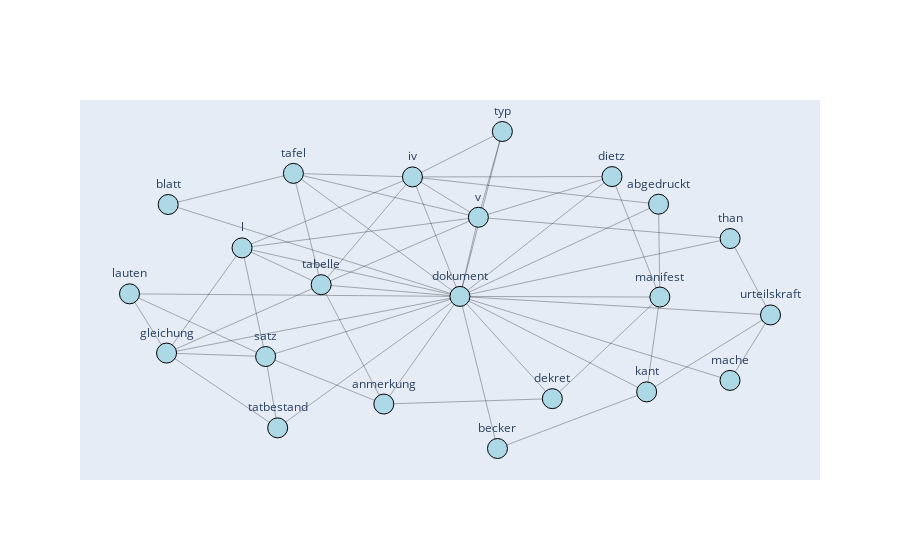

Notebook source saved alongside this figure:
### Code cell
embeddings_list = {
    "eng": os.path.join("eng-all_sgns", "sgns"),
    "fra": "fre-all_sgns",
    "ger": "ger-all_sgns"
}
# iterate decades
for year in range(start_year, end_year+10, 10):
    if verbose:
        print("Year:", year)
    # Load the matrix and vocabulary for the current year
    mat = functions.load_mat(year,
                             language_folder=embeddings_list[language])
    vocab = functions.load_vocab(year,
                                 language_folder=embeddings_list[language])

    if verbose:
        print("Ratio of non-zero vectors:", functions.check_sparcity(mat))
    # Remove zero vectors from matrix
    reduced_mat, reduced_vocab = functions.remove_empty_words(mat, vocab)
    # if vocabulary is passed, remove all other words
    if vocabulary is not None:
        reduced_mat, reduced_vocab = functions.reduce_to_list_of_words(
            reduced_mat, reduced_vocab, vocabulary)
    # Calculate the cosine similarity between all word-vectors
    cos_sim = cosine_similarity(reduced_mat)
    #break

    # find cos_sim cutoff value, depending on percentile
    np.fill_diagonal(cos_sim, 0.)
    cutoff_value = np.percentile(cos_sim, percentile)
    if verbose:
        print("Cutoff value:", cutoff_value)
    # create adjacency matric
    above_thresh = np.where(cos_sim >= cutoff_value, 1, 0)

    graph = ig.Graph.Adjacency(above_thresh, mode='lower')

    # Set the node labels using the numpy array
    graph.vs['label'] = reduced_vocab.tolist()



#def plot_node_and_neighbors_by_label(graph, node_label):
    try:
        node_index = graph.vs['label'].index(node_label)
    except ValueError:
        print(f"Node label '{node_label}' not found.")
        #return

    neighbors = graph.neighbors(node_index)
    subgraph_indices = [node_index] + neighbors
    subgraph = graph.subgraph(subgraph_indices)

    layout = subgraph.layout('kk')

    edge_x = []
    edge_y = []
    for edge in subgraph.es:
        source, target = edge.tuple
        x0, y0 = layout[source]
        x1, y1 = layout[target]
        edge_x += [x0, x1, None]
        edge_y += [y0, y1, None]

    edge_trace = go.Scatter(
        x=edge_x, y=edge_y,
        mode='lines',
        line=dict(color='rgba(0, 0, 0, 0.3)', width=1),
        hoverinfo='none'
    )

    node_x = [coords[0] for coords in layout]
    node_y = [coords[1] for coords in layout]

    node_trace = go.Scatter(
        x=node_x, y=node_y,
        mode='markers+text',
        text=subgraph.vs['label'],
        textposition='top center',
        marker=dict(size=20, color='lightblue', line=dict(color='black', width=1)),
        hoverinfo='text'
    )

    fig = go.Figure(data=[edge_trace, node_trace])
    fig.update_layout(showlegend=False, hovermode='closest')
    fig.update_xaxes(showgrid=False, zeroline=False, showticklabels=False)
    fig.update_yaxes(showgrid=False, zeroline=False, showticklabels=False)
    fig.show()
    if save_fig:
        pio.write_image(fig, f'figures/graph/subgraph_{word}_{percentile}_{year}.png')

### Figure 1 — Plotly figure (JSON) as saved in the notebook; plotly's stock layout.template omitted (floating-point values rounded to 4 significant figures; data arrays with more than 128 entries replaced by an {"elided": "..."} marker saying what was removed)
{"data": [{"hoverinfo": "none", "line": {"color": "rgba(0, 0, 0, 0.3)", "width": 1}, "mode": "lines", "type": "scatter", "x": {"elided": "168 float values"}, "y": {"elided": "168 float values"}}, {"hoverinfo": "text", "marker": {"color": "lightblue", "line": {"color": "black", "width": 1}, "size": 20}, "mode": "markers+text", "text": ["l", "satz", "tabelle", "dietz", "v", "kant", "iv", "gleichung", "blatt", "manifest", "mache", "lauten", "than", "tatbestand", "urteilskraft", "dekret", "dokument", "anmerkung", "tafel", "typ", "abgedruckt", "becker"], "textposition": "top center", "type": "scatter", "x": [-2.228, -1.991, -1.432, 1.494, 0.1494, 1.843, -0.5137, -2.988, -2.972, 1.976, 2.681, -3.361, 2.683, -1.87, 3.089, 0.8937, -0.03607, -0.8018, -1.712, 0.3909, 1.962, 0.3418], "y": [1.028, -1.248, 0.2564, 2.521, 1.668, -1.988, 2.514, -1.175, 1.936, -0.001903, -1.748, 0.06541, 1.223, -2.741, -0.3765, -2.13, 0.01123, -2.242, 2.588, 3.465, 1.942, -3.173]}], "layout": {"hovermode": "closest", "showlegend": false, "xaxis": {"showgrid": false, "showticklabels": false, "zeroline": false}, "yaxis": {"showgrid": false, "showticklabels": false, "zeroline": false}}}
